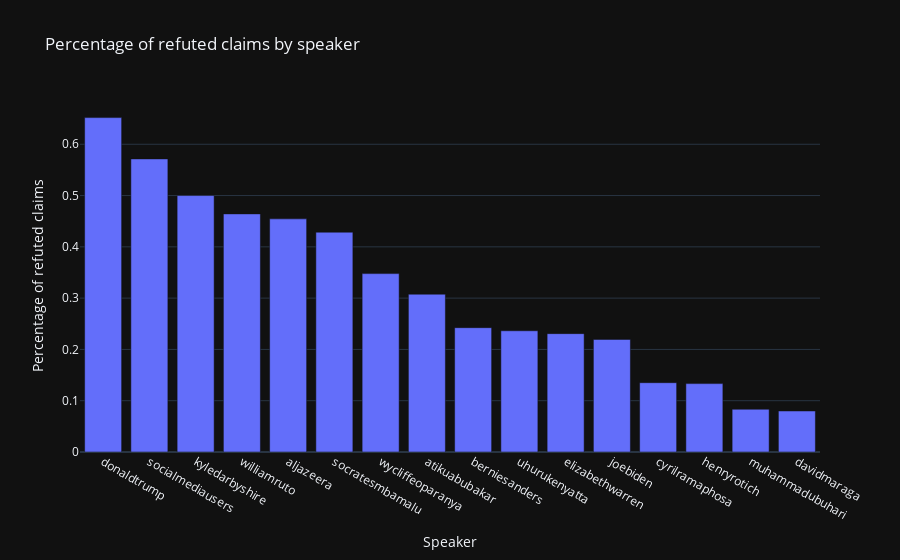

Notebook source saved alongside this figure:
### Code cell
# build a bar plot with the percentage of refuted claims by speaker
fig = px.bar(refuted_by_speaker, x='speaker', y='percentage', title='Percentage of refuted claims by speaker', labels={'speaker': 'Speaker', 'percentage': 'Percentage of refuted claims'})
fig.show()

### Figure 1 — Plotly figure (JSON) as saved in the notebook; plotly's stock layout.template omitted (floating-point values rounded to 4 significant figures)
{"data": [{"alignmentgroup": "True", "hovertemplate": "Speaker=%{x}<br>Percentage of refuted claims=%{y}<extra></extra>", "legendgroup": "", "marker": {"color": "#636efa", "pattern": {"shape": ""}}, "name": "", "offsetgroup": "", "orientation": "v", "showlegend": false, "textposition": "auto", "x": ["donaldtrump", "socialmediausers", "kyledarbyshire", "williamruto", "aljazeera", "socratesmbamalu", "wycliffeoparanya", "atikuabubakar", "berniesanders", "uhurukenyatta", "elizabethwarren", "joebiden", "cyrilramaphosa", "henryrotich", "muhammadubuhari", "davidmaraga"], "xaxis": "x", "y": [0.652, 0.5714, 0.5, 0.4643, 0.4545, 0.4286, 0.3478, 0.3077, 0.2424, 0.2364, 0.2308, 0.2195, 0.1351, 0.1333, 0.08333, 0.08], "yaxis": "y", "type": "bar"}], "layout": {"xaxis": {"anchor": "y", "domain": [0.0, 1.0], "title": {"text": "Speaker"}}, "yaxis": {"anchor": "x", "domain": [0.0, 1.0], "title": {"text": "Percentage of refuted claims"}}, "legend": {"tracegroupgap": 0}, "title": {"text": "Percentage of refuted claims by speaker"}, "barmode": "relative"}}
